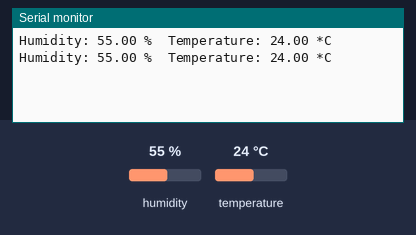
A sketch run on a simulated Arduino Uno, built with avr-gcc and run on an emulated ATmega328P. Parts: the last lines printed to the serial monitor. The inputs (shaded band) are chosen by the test bench; at power-on: humidity 55 %, temperature 24 °C.

Above: at 4.8 s.
4.9 s: humidity set to 22 %
At 7.4 s:
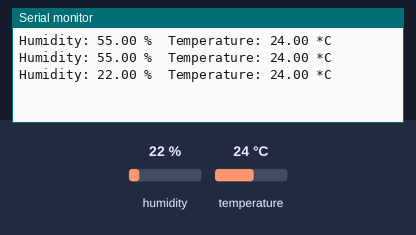
7.9 s: temperature set to 12 °C
At 9.1 s:
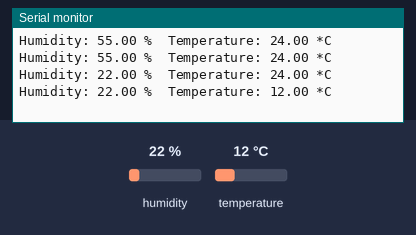
10.9 s: humidity set to 40 %
At 12.6 s:
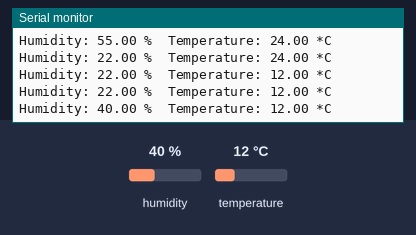
Timing chart, 0 to 14.1 s (numbered marks = the images above; inputs shaded):
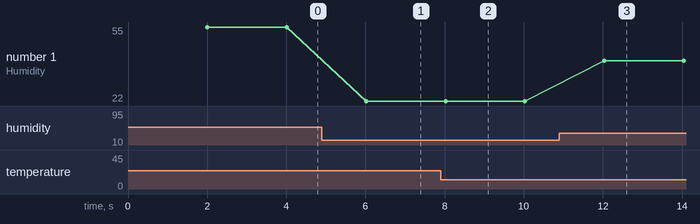

The sketch:

sketch.ino
```cpp
#include <DHT.h>

#define DHTPIN 2     // Digital pin connected to the DHT sensor
#define DHTTYPE DHT22   // DHT 11

DHT dht(DHTPIN, DHTTYPE);

void setup() {
  Serial.begin(9600);
  dht.begin();
}

void loop() {
  delay(2000);
  float h = dht.readHumidity();
  float t = dht.readTemperature();

  if (isnan(h) || isnan(t)) {
    Serial.println("Failed to read from DHT sensor!");
    return;
  }

  Serial.print("Humidity: ");
  Serial.print(h);
  Serial.print(" %	");
  Serial.print("Temperature: ");
  Serial.print(t);
  Serial.println(" *C");
}
```

Measured:
- after the input at 4.9 s, the serial monitor: prints a new line after 1.1 s (image 1)
- after the input at 7.9 s, the serial monitor: prints a new line after 0.12 s (image 2)
- after the input at 10.9 s, the serial monitor: prints a new line after 1.1 s (image 3)
- plotted number 1: 55 → 22 after the input at 4.9 s, 22 → 40 after the input at 10.9 s
